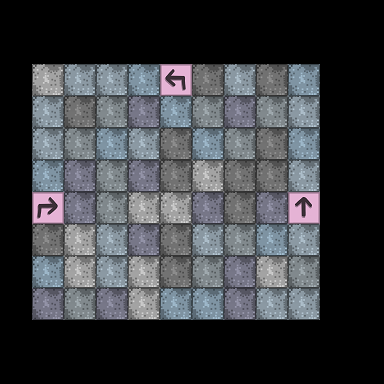

This is a level from a 2D game, rendered from its Tiled map with the project's own tilesets. A one-line summary and the complete map file follow:
An orthogonal 12x12 tile map with 32x32 px tiles, 4 tile layers (Floor, Wall1, Object1, Wall2), 3 hidden layers not drawn.

<map version="1.0" orientation="orthogonal" renderorder="left-down" width="12" height="12" tilewidth="32" tileheight="32" nextobjectid="1">
 <properties>
  <property name="PlayerStartingAngle" value="180" />
  <property name="PlayerStartingPosition" value="5,9" />
 </properties>
 <tileset firstgid="1" name="RoomEditorImage" tilewidth="32" tileheight="32">
  <image source="../RoomEditorImage.png" width="320" height="160" />
  <tile id="4">
   <properties>
    <property name="FloorButton" value="0" />
   </properties>
  </tile>
  <tile id="5">
   <properties>
    <property name="FloorButton" value="1" />
   </properties>
  </tile>
  <tile id="6">
   <properties>
    <property name="FloorButton" value="2" />
   </properties>
  </tile>
  <tile id="7">
   <properties>
    <property name="KeySnake" value="4" />
   </properties>
  </tile>
  <tile id="8">
   <properties>
    <property name="DoorColor" value="255,0,0" />
   </properties>
  </tile>
  <tile id="9">
   <properties>
    <property name="DoorColor" value="0,0,255" />
   </properties>
  </tile>
  <tile id="10">
   <properties>
    <property name="DoorColor" value="255,255,0" />
   </properties>
  </tile>
  <tile id="11">
   <properties>
    <property name="DoorLocked" value="false" />
   </properties>
  </tile>
  <tile id="41">
   <properties>
    <property name="Collider" value="false" />
   </properties>
  </tile>
  <tile id="42">
   <properties>
    <property name="Collider" value="false" />
   </properties>
  </tile>
 </tileset>
 <layer name="Floor" width="12" height="12">
  <data encoding="csv">
0,0,0,0,0,0,0,0,0,0,0,0,
0,0,0,0,0,0,0,0,0,0,0,0,
0,0,0,0,0,45,0,0,0,0,0,0,
0,0,35,34,33,32,34,33,34,0,0,0,
0,0,34,32,31,35,32,34,35,0,0,0,
0,0,33,34,33,35,30,35,35,0,0,0,
0,32,33,34,30,30,33,35,33,45,0,0,
0,0,30,31,33,35,31,34,32,0,0,0,
0,0,30,31,30,35,34,33,30,0,0,0,
0,0,0,0,0,0,0,0,0,0,0,0,
0,0,0,0,0,0,0,0,0,0,0,0,
0,0,0,0,0,0,0,0,0,0,0,0
</data>
 </layer>
 <layer name="Wall1" width="12" height="12">
  <properties>
   <property name="Offset" value="1" />
  </properties>
  <data encoding="csv">
0,0,0,0,0,0,0,0,0,0,0,0,
0,0,0,0,0,0,0,0,0,0,0,0,
0,31,30,32,31,0,31,33,32,30,0,0,
0,32,0,0,0,0,0,0,0,33,0,0,
0,35,0,0,0,0,0,0,0,32,0,0,
0,31,0,0,0,0,0,0,0,31,0,0,
0,12,0,0,0,0,0,0,0,0,0,0,
0,31,0,0,0,0,0,0,0,30,0,0,
0,30,0,0,0,0,0,0,0,34,0,0,
0,34,34,30,33,30,35,32,30,31,0,0,
0,0,0,0,0,0,0,0,0,0,0,0,
0,0,0,0,0,0,0,0,0,0,0,0
</data>
 </layer>
 <layer name="Object1" width="12" height="12">
  <properties>
   <property name="Offset1" value="" />
  </properties>
  <data encoding="csv">
0,0,0,0,0,0,0,0,0,0,0,0,
0,0,0,0,0,0,0,0,0,0,0,0,
0,0,0,0,0,0,0,0,0,0,0,0,
0,0,0,0,0,0,0,0,0,0,0,0,
0,0,0,0,0,0,0,0,0,0,0,0,
0,0,0,0,0,0,0,0,0,0,0,0,
0,0,0,0,0,0,0,0,0,0,0,0,
0,0,0,0,0,0,0,0,0,0,0,0,
0,0,0,0,0,0,0,0,0,0,0,0,
0,0,0,0,0,0,0,0,0,0,0,0,
0,0,0,0,0,0,0,0,0,0,0,0,
0,0,0,0,0,0,0,0,0,0,0,0
</data>
 </layer>
 <layer name="P2 Only" width="12" height="12" visible="0">
  <properties>
   <property name="Offset" value="5" />
   <property name="UnityLayer" value="P2 Only" />
  </properties>
  <data encoding="csv">
0,0,0,0,0,0,0,0,0,0,0,0,
0,0,0,0,0,0,0,0,0,0,0,0,
0,0,0,0,0,44,0,0,0,0,0,0,
0,0,0,0,0,0,0,0,0,0,0,0,
0,0,0,0,0,0,0,0,0,0,0,0,
0,0,0,0,0,0,0,0,0,0,0,0,
0,0,0,0,0,0,0,0,0,0,0,0,
0,0,0,0,0,0,0,0,0,0,0,0,
0,0,0,0,0,0,0,0,0,0,0,0,
0,0,0,0,0,0,0,0,0,0,0,0,
0,0,0,0,0,0,0,0,0,0,0,0,
0,0,0,0,0,0,0,0,0,0,0,0
</data>
 </layer>
 <layer name="Wall2" width="12" height="12">
  <properties>
   <property name="Offset" value="2" />
  </properties>
  <data encoding="csv">
0,0,0,0,0,0,0,0,0,0,0,0,
0,0,0,0,0,0,0,0,0,0,0,0,
0,30,31,31,32,36,35,31,35,32,0,0,
0,31,0,0,0,0,0,0,0,31,0,0,
0,31,0,0,0,0,0,0,0,32,0,0,
0,32,0,0,0,0,0,0,0,31,0,0,
0,38,0,0,0,0,0,0,0,37,0,0,
0,35,0,0,0,0,0,0,0,31,0,0,
0,32,0,0,0,0,0,0,0,34,0,0,
0,33,34,33,30,32,32,33,31,31,0,0,
0,0,0,0,0,0,0,0,0,0,0,0,
0,0,0,0,0,0,0,0,0,0,0,0
</data>
 </layer>
 <layer name="Wall3" width="12" height="12" visible="0">
  <properties>
   <property name="Offset" value="3" />
  </properties>
  <data encoding="csv">
0,0,0,0,0,0,0,0,0,0,0,0,
0,0,0,0,0,0,0,0,0,0,0,0,
0,34,32,32,33,32,31,30,31,33,0,0,
0,32,0,0,0,0,0,0,0,31,0,0,
0,33,0,0,0,0,0,0,0,32,0,0,
0,30,0,0,0,0,0,0,0,30,0,0,
0,33,0,0,0,0,0,0,0,33,0,0,
0,31,0,0,0,0,0,0,0,33,0,0,
0,32,0,0,0,0,0,0,0,34,0,0,
0,31,32,33,31,30,31,32,34,32,0,0,
0,0,0,0,0,0,0,0,0,0,0,0,
0,0,0,0,0,0,0,0,0,0,0,0
</data>
 </layer>
 <layer name="Ceilling" width="12" height="12" visible="0">
  <properties>
   <property name="Offset" value="4" />
   <property name="UnityLayer" value="P1 Only" />
  </properties>
  <data encoding="csv">
0,0,0,0,0,0,0,0,0,0,0,0,
0,0,0,0,0,0,0,0,0,0,0,0,
0,0,0,0,0,0,0,0,0,0,0,0,
0,0,30,35,30,31,33,33,30,0,0,0,
0,0,30,30,33,34,31,32,33,0,0,0,
0,0,33,35,31,34,32,31,35,0,0,0,
0,0,32,35,34,34,34,30,30,0,0,0,
0,0,34,34,35,34,30,30,33,0,0,0,
0,0,31,34,32,30,34,34,34,0,0,0,
0,0,0,0,0,0,0,0,0,0,0,0,
0,0,0,0,0,0,0,0,0,0,0,0,
0,0,0,0,0,0,0,0,0,0,0,0
</data>
 </layer>
</map>